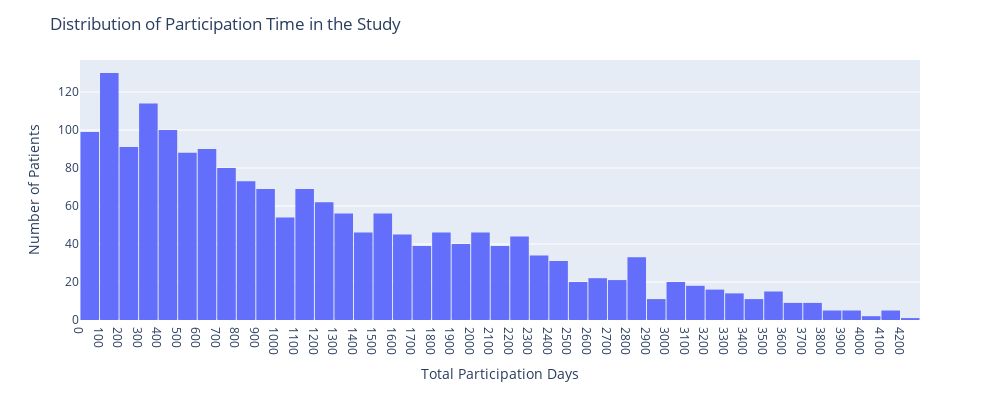

Write notebook code for a chart like this one.
### Code cell
fig = px.histogram(participation_df, "TOTAL_PARTICIPATION_DAYS", nbins=80)
fig.update_layout(
    title="Distribution of Participation Time in the Study",
    width=1000,
    height=400,
    bargap=0.05,
)
fig.update_xaxes(title_text="Total Participation Days", dtick=100, )
fig.update_yaxes(title_text="Number of Patients")
fig.show()

### Figure 1 — Plotly figure (JSON) as saved in the notebook; plotly's stock layout.template omitted (floating-point values rounded to 4 significant figures; data arrays with more than 128 entries replaced by an {"elided": "..."} marker saying what was removed)
{"data": [{"bingroup": "x", "hovertemplate": "TOTAL_PARTICIPATION_DAYS=%{x}<br>count=%{y}<extra></extra>", "legendgroup": "", "marker": {"color": "#636efa", "pattern": {"shape": ""}}, "name": "", "nbinsx": 80, "orientation": "v", "showlegend": false, "type": "histogram", "x": {"elided": "1878 int values"}, "xaxis": "x", "yaxis": "y"}], "layout": {"bargap": 0.05, "barmode": "relative", "height": 400, "legend": {"tracegroupgap": 0}, "margin": {"t": 60}, "title": {"text": "Distribution of Participation Time in the Study"}, "width": 1000, "xaxis": {"anchor": "y", "domain": [0, 1], "dtick": 100, "title": {"text": "Total Participation Days"}}, "yaxis": {"anchor": "x", "domain": [0, 1], "title": {"text": "Number of Patients"}}}}
